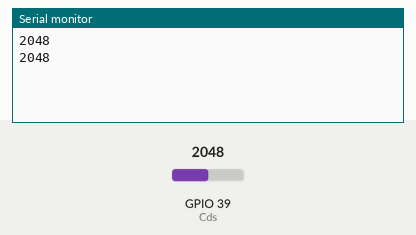
A sketch run on a simulated ESP32. Shown: the last lines printed to the serial monitor. The test bench sets the inputs (shaded band); at power-on: GPIO 39 (Cds) = 2048.

Above: at 1.8 s.
1.9 s: GPIO 39 (Cds) set to 2866
At 2.6 s:
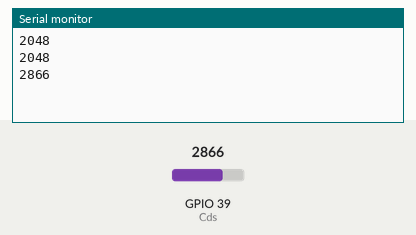
3.4 s: GPIO 39 (Cds) set to 3603
At 4.8 s:
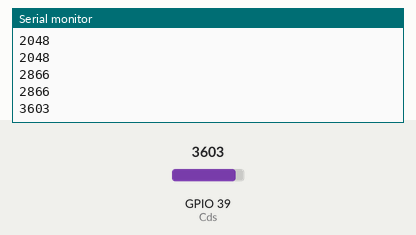
Timing chart, 0 to 6.4 s (numbered marks = the images above; inputs shaded):
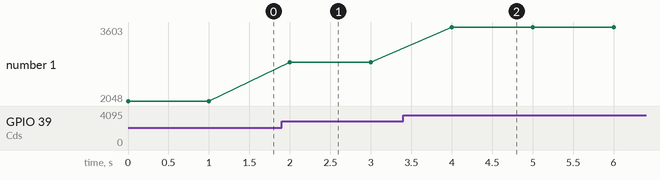

Measured:
- after the input at 1.9 s, the serial monitor: prints a new line after 0.10 s (image 1)
- after the input at 3.4 s, the serial monitor: prints a new line after 0.60 s (image 2)
- plotted number 1: 2048 → 2866 after the input at 1.9 s, 2866 → 3603 after the input at 3.4 s

The sketch:

02_CdsSensor.ino
```cpp
#define Cds 39 // GPIO 39번에 조도 센서 연결 (ESP32의 아날로그 입력 핀 중 하나)

void setup()
{
  Serial.begin(9600);  // 시리얼 통신을 시작하여 센서 값을 모니터링할 수 있도록 설정 (9600 baud rate)
}

void loop()
{
  int Cds_value = analogRead(Cds);  // 조도 센서로부터 아날로그 값을 읽어들임 (0 ~ 4095), 밝을수록 저항 값이 낮아져 측정값이 커진다.
  Serial.println(Cds_value);  // 읽어들인 센서 값을 시리얼 모니터에 출력
  delay(1000);  // 1초마다 값을 읽고 출력하여 과도한 출력 방지
}
```
